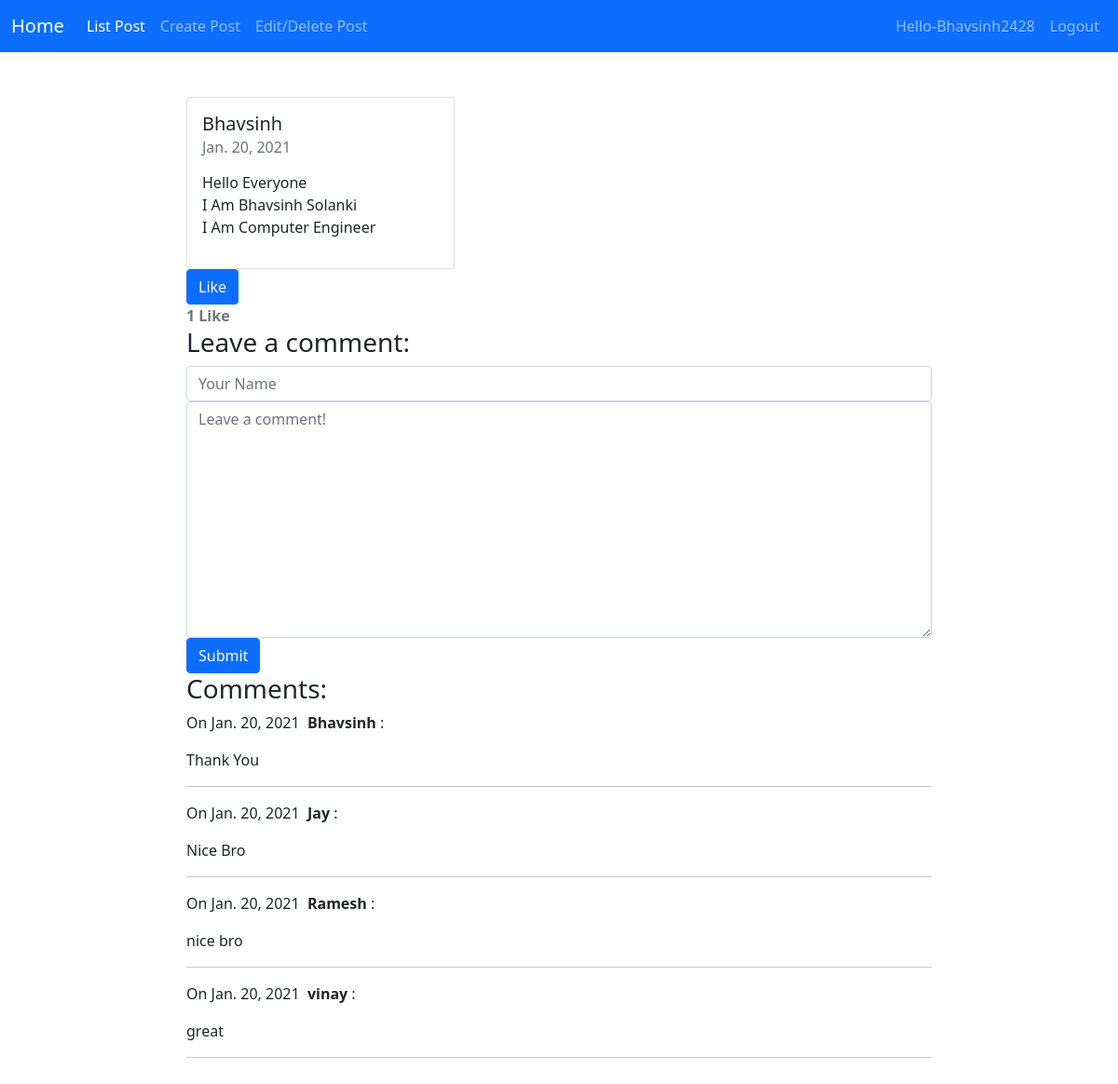
Page /1 (signed in) on the committed database.
### BlogApp/models.py (models this page shows, shortened)
class Post(models.Model):
    title = models.CharField(max_length=5000)
    content = models.TextField()
    created_on = models.DateTimeField(auto_now_add=True)
    likes = models.ManyToManyField(User, related_name='blogpost_like', blank=True)
    def number_of_likes(self):
        return self.likes.count()

class Comment(models.Model):
    author = models.CharField(max_length=60)
    content = models.TextField()
    created_on = models.DateTimeField(auto_now_add=True)
    post = models.ForeignKey('Post', on_delete=models.CASCADE)

### BlogApp/views.py (the view, shortened to what this page needs)
# urls.py: path("<int:id>", views.blog_detail, name="blog_detail"),
def blog_detail(request, id):
    post = Post.objects.get(pk=id)
    form = CommentForm()
    comments = Comment.objects.filter(post=post)
    likes_connected = get_object_or_404(Post, id=id)
    liked = False
    if likes_connected.likes.filter(id=request.user.id).exists():
        liked = True
    data = {}
    data['number_of_likes'] = likes_connected.number_of_likes()
    data['post_is_liked'] = liked
    context = {
        "post": post,
        "comments": comments,
        "form": form,
        "data": data
    }
    return render(request, "blog_detail.html", context)

### BlogApp/forms.py
class CommentForm(forms.Form):
    author = forms.CharField(max_length=60,
                             widget=forms.TextInput(attrs={"class": "form-control", "placeholder": "Your Name"}))
    content = forms.CharField(widget=forms.Textarea(attrs={"class": "form-control", "placeholder": "Leave a comment!"}))

### BlogApp/templates/blog_detail.html (shortened to what this page needs)
{% extends "base.html" %}
{% block content %}
<div class="main-wrapper   main-post-block">
<section class="cta-section theme-bg-light py-5">
<div class="col-md-8 offset-md-2  blog-list-item">
    <div class="card" style="width: 18rem;">
  <div class="card-body">
    <h5 class="card-title">{{ post.title }}</h5>
    <h6 class="card-subtitle mb-2 text-muted">{{ post.created_on.date }}</h6>
    <p class="card-text">{{ post.content | linebreaks }}</p>
  </div>
</div>
<form action="/blogpost_like/{{post.id}}" method="POST">
    {% if data.post_is_liked %}
    <button type="submit" name="blogpost_id" value="{{post.id}}" class="btn btn-primary">Unlike</button>
    {% else %}
    <button type="submit" name="blogpost_id" value="{{post.id}}" class="btn btn-primary">Like</button>
    {% endif %}
</form>
<strong class="text-secondary">{{ data.number_of_likes }} Like{{ data.number_of_likes|pluralize }}</strong>
    <h3>Leave a comment:</h3>
    <form action="/blog/{{ post.pk }}" method="post">
        <div class="form-group">
            {{ form.author }}
        </div>
        <div class="form-group">
            {{ form.content }}
        </div>
        <button type="submit" class="btn btn-primary">Submit</button>
    </form>
    <h3>Comments:</h3>
    {% for comment in comments %}
    <p>
        On {{comment.created_on.date }}&nbsp;
        <b>{{ comment.author }}</b> :
    </p>
    <p>{{ comment.content }}</p>
    <hr>
    {% endfor %}
</div>
</section>
</div>
{% endblock %}

### BlogApp/templates/base.html (shortened to what this page needs)
<!doctype html>
<html lang="en">
  <head>
    <link href="https://cdn.jsdelivr.net/npm/bootstrap@5.0.0-beta1/dist/css/bootstrap.min.css" rel="stylesheet">
  </head>
  <body>
    <nav class="navbar navbar-expand-lg navbar-dark bg-primary justify-content-between">
  <div class="container-fluid">
    <a class="navbar-brand" href="/blog_post">Home</a>
    <div class="collapse navbar-collapse" id="navbarSupportedContent">
      <ul class="navbar-nav me-auto mb-2 mb-lg-0">
        <li class="nav-item">
          <a class="nav-link active" aria-current="page" href="/blog_post">List Post</a>
        </li>
        <li class="nav-item">
          <a class="nav-link" href="/addpost">Create Post</a>
        </li>
        <li class="nav-item">
          <a class="nav-link" href="/list_post">Edit/Delete Post</a>
        </li>
      </ul>
     {% if user.is_authenticated %}
        <ul class="navbar-nav mr-sm-2">
					<li class="nav-item"> <a class="nav-link">Hello-{{user.username}}</a></li>
					<li class="nav-item">
					    <a class="nav-link" href="/logout">Logout</a>
					</li>
          {% endif %}
    </div>
  </div>
</nav>
{% block content %}
{% endblock content %}
  </body>
</html>

### rows in the picture
Post: title "Bhavsinh", created_on "Jan. 20, 2021", content "Hello Everyone I Am Bhavsinh Solanki I Am Computer Engineer"
Comment: created_on "Jan. 20, 2021", author "Bhavsinh", content "Thank You"
Comment: created_on "Jan. 20, 2021", author "Jay", content "Nice Bro"
Comment: created_on "Jan. 20, 2021", author "Ramesh", content "nice bro"
Comment: created_on "Jan. 20, 2021", author "vinay", content "great"

### other values in the picture
{{ user.username }} "Bhavsinh2428"
{{ data.number_of_likes }} "1"
